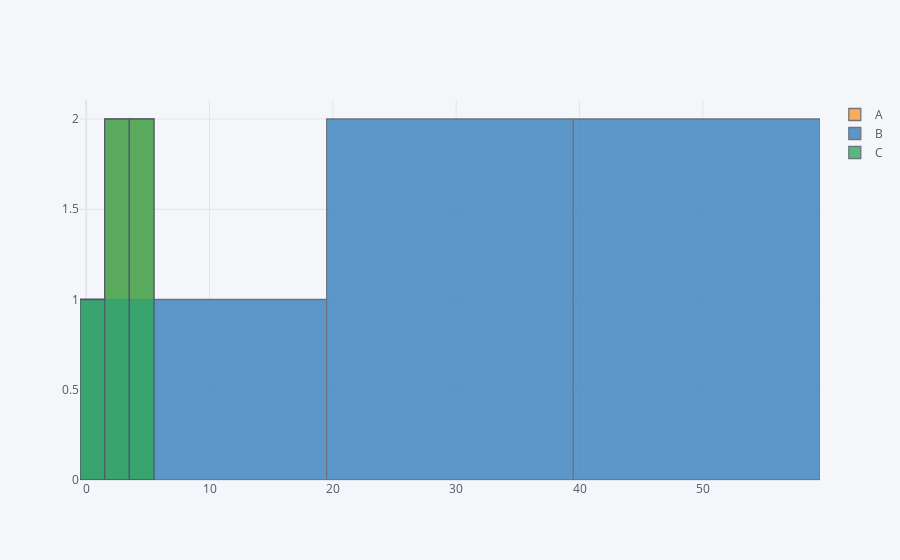

Write notebook code for a chart like this one.
### Markdown cell above
# Hist

### Code cell
dff.iplot(kind = "hist")

### Figure 1 — Plotly figure (JSON) as saved in the notebook; plotly's stock layout.template omitted (floating-point values rounded to 4 significant figures)
{"data": [{"histfunc": "count", "histnorm": "", "marker": {"color": "rgba(255, 153, 51, 1.0)", "line": {"color": "#4D5663", "width": 1.3}}, "name": "A", "opacity": 0.8, "orientation": "v", "type": "histogram", "x": [1, 2, 3, 4, 5]}, {"histfunc": "count", "histnorm": "", "marker": {"color": "rgba(55, 128, 191, 1.0)", "line": {"color": "#4D5663", "width": 1.3}}, "name": "B", "opacity": 0.8, "orientation": "v", "type": "histogram", "x": [10, 20, 30, 40, 50]}, {"histfunc": "count", "histnorm": "", "marker": {"color": "rgba(50, 171, 96, 1.0)", "line": {"color": "#4D5663", "width": 1.3}}, "name": "C", "opacity": 0.8, "orientation": "v", "type": "histogram", "x": [5, 4, 3, 2, 1]}], "layout": {"barmode": "overlay", "legend": {"bgcolor": "#F5F6F9", "font": {"color": "#4D5663"}}, "paper_bgcolor": "#F5F6F9", "plot_bgcolor": "#F5F6F9", "title": {"font": {"color": "#4D5663"}}, "xaxis": {"gridcolor": "#E1E5ED", "showgrid": true, "tickfont": {"color": "#4D5663"}, "title": {"font": {"color": "#4D5663"}, "text": ""}, "zerolinecolor": "#E1E5ED"}, "yaxis": {"gridcolor": "#E1E5ED", "showgrid": true, "tickfont": {"color": "#4D5663"}, "title": {"font": {"color": "#4D5663"}, "text": ""}, "zerolinecolor": "#E1E5ED"}}}
